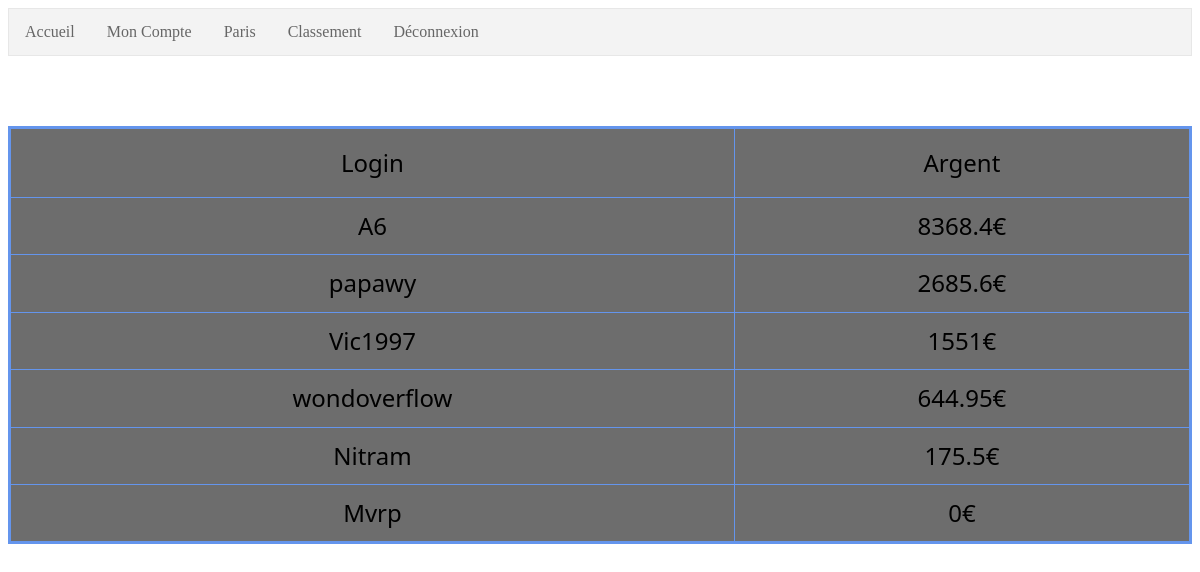
Page /Controleur/ctrl_classement.php on the committed database.
### tables this page shows
CREATE TABLE `utilisateur` (
   `id` int(11) not null auto_increment,
   `login` varchar(50) not null,
   `mdp` varchar(200) not null,
   `argent` float not null,
   PRIMARY KEY (`id`)
);

### Controleur/ctrl_classement.php (called while the page is built)
<?php
	require("../Modele/modele_classement.php");
	$r= new Classement();
	include("../utils/header.php");
	$lesClassements=$r->readAll();
	include("../Vue/vue_classement.php");
?>

### Modele/modele_connexion_base.php (called while the page is built, shortened)
<?php
	class Connexion{
		private static $monPdo;
		public static function getInstance(){
			if( Connexion :: $monPdo == null){
				try{
					$serveur='mysql:host=localhost';
					$bdd='dbname=paris';
					$user='vic1997';
					$mdp='vic1997_pswd';
					Connexion::$monPdo = new PDO($serveur.';'.$bdd, $user,$mdp);
					Connexion::$monPdo->query("SET CHARACTER SET utf8");
				}catch (PDOException $e){
					throw new Exception("Erreur à la connexion \n" . $e->getMessage());
				}
			}
		return Connexion::$monPdo;
		}
	}
?>

### Modele/modele_classement.php (called while the page is built, shortened)
<?php
	class Classement{
		private $cx;
		public function __construct(){
			require_once("../Modele/modele_connexion_base.php");
			$this->cx = Connexion::getInstance();
		}
		public function readAll(){
			$req = "SELECT *
					FROM utilisateur
					ORDER BY argent DESC";
			$curseur=$this->cx->query($req);
			return $curseur;
		}
	}
?>

### Vue/vue_classement.php (the view, shortened to what this page needs)
<html>
	<body class="is-loading">
			<div id="wrapper">
					<section id="main">
					 <ul>
						  <li><a href="../index.php">Accueil</a></li>
						  <li><a href="../Controleur/ctrl_moncompte.php">Mon Compte</a></li>
						  <li><a href="../Controleur/ctrl_paris.php">Paris</a></li>
						  <li><a href="../Controleur/ctrl_classement.php">Classement</a></li>
						  <li><a href="../Controleur/ctrl_deconnexion.php">Déconnexion</a></li>
						</ul>
						<p>
							<table border="10" cellpadding="15" width="100%"><tr height="70"><th>Login</th><th>Argent</th></tr>
							<?php
								while($unClassement=$lesClassements->fetch(PDO::FETCH_OBJ))
								{
									echo "<tr><th>".$unClassement->login."</th><th>".$unClassement->argent."€</th></tr>";
								}
							?>
							</table>
						</p>
					</section>
			</div>
	</body>
</html>

### Vue/vue_classement.php (style rules this page uses)
ul { list-style-type: none; margin: 0; padding: 0; overflow: hidden; border: 1px solid #e7e7e7; background-color: #f3f3f3; }
li { float: left; border-right: none; }
li a { display: block; color: #666; text-align: center; padding: 14px 16px; text-decoration: none; }
table { border: medium solid #6495ed; border-collapse: collapse; }
th { font-family: Segoe UI, Frutiger, Frutiger Linotype, Dejavu Sans, Helvetica Neue, Arial, sans-serif; font-size: 24px; font-style: normal; font-variant: normal; font-weight: 100; line-height: 26.4px; border: thin solid #6495ed; padding: 15px; background-color: #6d6d6d; }

### rows in the picture
utilisateur: login "A6", argent "8368.4"
utilisateur: login "papawy", argent "2685.6"
utilisateur: login "Vic1997", argent "1551"
utilisateur: login "wondoverflow", argent "644.95"
utilisateur: login "Nitram", argent "175.5"
utilisateur: login "Mvrp", argent "0"
